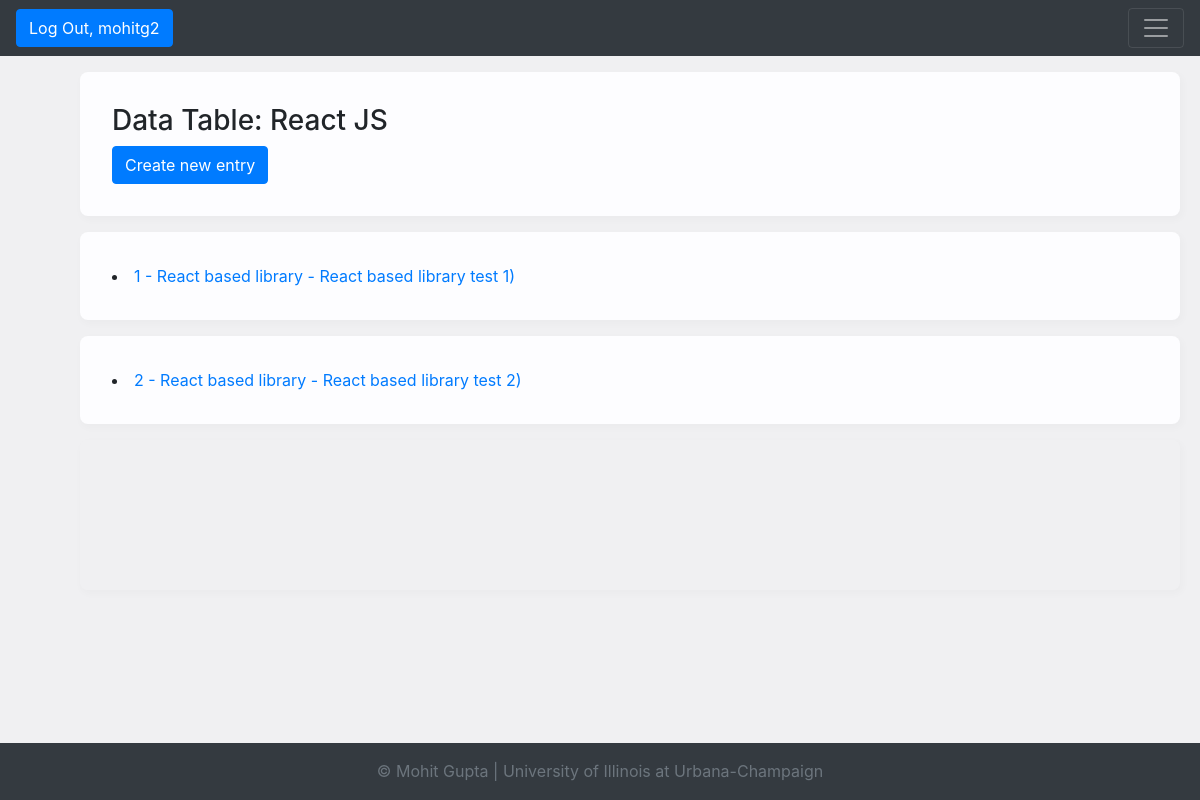
Screenshot of /react_js/ (signed in) with the database file from the repository.
### dsrs_viz/models.py (models this page shows, shortened)
class React_js(models.Model):
    figure_no = models.AutoField(primary_key=True)
    library_name = models.CharField(unique=False, max_length=255)
    heading = models.TextField(unique=True)
    description = models.TextField(unique=False)
    js_code = models.TextField(unique=False)
    notes = models.TextField(unique=False, default='Please enter some notes')
    author = models.CharField(unique=False, max_length=255, default='Mohit Gupta')
    def __str__(self):
        return f'{self.figure_no}  -  {self.library_name}  -  {self.heading})'
    def get_absolute_url(self):
        return reverse('dsrs_viz_react_js_detail_urlpattern',
                       kwargs={'pk':self.pk}
                       )
    class Meta:
        ordering = ['figure_no', 'library_name', 'heading']
        unique_together = ['figure_no', 'library_name', 'heading']

### dsrs_viz/views.py (the view)
# urls.py: path('react_js/', ReactJSList.as_view(),
class ReactJSList(LoginRequiredMixin, PermissionRequiredMixin, PageLinksMixin, ListView):
    paginate_by = 2
    model = React_js
    permission_required = 'dsrs_viz.view_react_js'

### dsrs_viz/utils.py (called while the page is built)
    def first_page(self, page):
        if page.number > 1:
            return self._page_urls(1)
        return None

    def previous_page(self, page):
        if (page.has_previous()
                and page.number > 2):
            return self._page_urls(
                page.previous_page_number())
        return None

    def next_page(self, page):
        last_page = page.paginator.num_pages
        if (page.has_next()
                and page.number < last_page - 1):
            return self._page_urls(
                page.next_page_number())
        return None

    def last_page(self, page):
        last_page = page.paginator.num_pages
        if page.number < last_page:
            return self._page_urls(last_page)
        return None

    def get_context_data(self, **kwargs):
        context = super().get_context_data(
            **kwargs)
        page = context.get('page_obj')
        if page is not None:
            context.update({
                'first_page_url':
                    self.first_page(page),
                'previous_page_url':
                    self.previous_page(page),
                'next_page_url':
                    self.next_page(page),
                'last_page_url':
                    self.last_page(page),
            })
        return context

### dsrs_viz/templates/dsrs_viz/react_js_list.html (shortened to what this page needs)
{% extends 'dsrs_viz/base.html' %}
{% block content %}
     {% block content-header %}
        <div class="database-headers">
            <h3> Data Table: React JS</h3>
                                    {% if perms.dsrs_viz.view_react_js %}
                <a href="{% url 'dsrs_viz_react_js_create_urlpattern' %}">
                    <button type="button" class="btn btn-primary">Create new entry</button>
                </a>
        {% endif %}
        </div>
     {% endblock %}
    {% block content-table %}
        {% for react_js in react_js_list %}
            <div class="table-responsive">
                <li>
                    <a href="{{ react_js.get_absolute_url }}"> {{ react_js }}</a>
                </li>
            </div>
        {% endfor %}
    {% endblock %}
{% endblock %}

### dsrs_viz/templates/dsrs_viz/base.html (shortened to what this page needs)
{% load static %}
<!doctype html>
<html lang="en">
<head>
    <link rel="stylesheet" href="https://maxcdn.bootstrapcdn.com/bootstrap/4.0.0/css/bootstrap.min.css"
>
    <link rel="stylesheet" href="https://stackpath.bootstrapcdn.com/bootstrap/4.3.1/css/bootstrap.min.css"
>
    <link rel="stylesheet" type="text/css"
          href="{% static 'dsrs_viz/bootstrap.css' %}">
    <link rel="stylesheet" type="text/css"
          href="{% static 'dsrs_viz/bootstrap-grid.css' %}">
    <link rel="stylesheet" type="text/css"
          href="{% static 'dsrs_viz/bootstrap-reboot.css' %}">
</head>
<body>
<div>
    <header>
        <nav class="navbar navbar-dark bg-dark">
            {% if user.is_authenticated %}
                <a href="{% url 'logout_urlpattern' %}">
                    <button class="btn btn-primary" type="submit">Log Out, {{ user.get_username }}</button>
                </a>
            {% else %}
                <a href="{% url 'login_urlpattern' %}">
                    <button class="btn btn-primary" type="submit">Log In</button>
                </a>
            {% endif %}
            <button class="navbar-toggler" type="button" data-toggle="collapse"
                    data-target="#navbarToggleExternalContent" aria-controls="navbarToggleExternalContent"
                    aria-expanded="false" aria-label="Toggle navigation">
                <span class="navbar-toggler-icon"></span>
            </button>
        </nav>
    </header>
    <main>
        {% block content %}{% endblock %}
    </main>
    <div class="database-headers-pagination">
    </div>
</div>
<footer class="footer mt-auto py-3">
    <div class="container">
        <span class="text-muted"
              style="text-align: center">© Mohit Gupta | University of Illinois at Urbana-Champaign</span>
    </div>
</footer>
</body>
</html>

### dsrs_viz/templates/dsrs_viz/base.html (style rules this page uses)
footer { position: fixed; bottom: 0; width: 100%; height: auto; line-height: 25px; background-color: #343a40; text-align: center; text-decoration-color: white; }
.table-responsive { width: 1100px; margin-top: 1em; margin-bottom: 1em; margin-right: 5em; margin-left: 5em; padding: 2em; background-color: #fdfdff; border-radius: 0.5em; box-shadow: 2px 3px 7px 2px rgba(0, 0, 0, 0.02); }
.database-headers { width: 1100px; margin-top: 1em; margin-bottom: 1em; margin-right: 5em; margin-left: 5em; padding: 2em; background-color: #fdfdff; border-radius: 0.5em; box-shadow: 2px 3px 7px 2px rgba(0, 0, 0, 0.02); }
.database-headers-pagination { width: 1100px; height: 150px; margin-top: 1em; margin-bottom: 1em; margin-right: 5em; margin-left: 5em; padding: 0.5em; border-radius: 0.5em; box-shadow: 2px 3px 7px 2px rgba(0, 0, 0, 0.02); }
body { background-color: #f0f0f2; margin: 0; padding: 0; font-family: -apple-system, system-ui, BlinkMacSystemFont, "Segoe UI", "Open Sans", "Helvetica Neue", Helvetica, Arial, sans-serif; }

### rows the page displays
React_js: figure_no+library_name+heading "1 - React based library - React based library test 1)"
React_js: figure_no+library_name+heading "2 - React based library - React based library test 2)"

### other values shown
{{ user.get_username }} "mohitg2"
